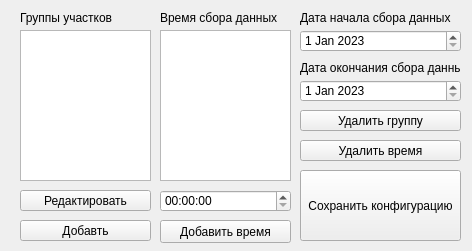
<?xml version="1.0" encoding="UTF-8"?>
<ui version="4.0">
 <class>listForm</class>
 <widget class="QWidget" name="listForm">
  <property name="geometry">
   <rect>
    <x>0</x>
    <y>0</y>
    <width>472</width>
    <height>251</height>
   </rect>
  </property>
  <property name="windowTitle">
   <string>Конфигурация анализа</string>
  </property>
  <property name="windowIcon">
   <iconset>
    <normaloff>:/icons/ico.ico</normaloff>:/icons/ico.ico</iconset>
  </property>
  <widget class="QPushButton" name="viewGroupButton">
   <property name="geometry">
    <rect>
     <x>20</x>
     <y>190</y>
     <width>131</width>
     <height>21</height>
    </rect>
   </property>
   <property name="text">
    <string>Редактировать</string>
   </property>
  </widget>
  <widget class="QDateEdit" name="dateEdit_2">
   <property name="geometry">
    <rect>
     <x>300</x>
     <y>80</y>
     <width>161</width>
     <height>22</height>
    </rect>
   </property>
   <property name="dateTime">
    <datetime>
     <hour>0</hour>
     <minute>0</minute>
     <second>0</second>
     <year>2023</year>
     <month>1</month>
     <day>1</day>
    </datetime>
   </property>
   <property name="minimumDate">
    <date>
     <year>2023</year>
     <month>1</month>
     <day>1</day>
    </date>
   </property>
  </widget>
  <widget class="QPushButton" name="addGroupButton">
   <property name="geometry">
    <rect>
     <x>20</x>
     <y>220</y>
     <width>131</width>
     <height>21</height>
    </rect>
   </property>
   <property name="text">
    <string>Добавть</string>
   </property>
  </widget>
  <widget class="QListWidget" name="groupList">
   <property name="geometry">
    <rect>
     <x>20</x>
     <y>30</y>
     <width>131</width>
     <height>151</height>
    </rect>
   </property>
  </widget>
  <widget class="QDateEdit" name="dateEdit">
   <property name="geometry">
    <rect>
     <x>300</x>
     <y>30</y>
     <width>161</width>
     <height>22</height>
    </rect>
   </property>
   <property name="dateTime">
    <datetime>
     <hour>0</hour>
     <minute>0</minute>
     <second>0</second>
     <year>2023</year>
     <month>1</month>
     <day>1</day>
    </datetime>
   </property>
   <property name="minimumDate">
    <date>
     <year>2023</year>
     <month>1</month>
     <day>1</day>
    </date>
   </property>
  </widget>
  <widget class="QLabel" name="label_7">
   <property name="geometry">
    <rect>
     <x>20</x>
     <y>10</y>
     <width>141</width>
     <height>16</height>
    </rect>
   </property>
   <property name="text">
    <string>&lt;html&gt;&lt;head/&gt;&lt;body&gt;&lt;p&gt;Группы участков&lt;/p&gt;&lt;/body&gt;&lt;/html&gt;</string>
   </property>
  </widget>
  <widget class="QListWidget" name="timeList">
   <property name="geometry">
    <rect>
     <x>160</x>
     <y>30</y>
     <width>131</width>
     <height>151</height>
    </rect>
   </property>
  </widget>
  <widget class="QPushButton" name="addTimeButton">
   <property name="geometry">
    <rect>
     <x>160</x>
     <y>220</y>
     <width>131</width>
     <height>23</height>
    </rect>
   </property>
   <property name="text">
    <string>Добавить время</string>
   </property>
  </widget>
  <widget class="QTimeEdit" name="timeEdit">
   <property name="geometry">
    <rect>
     <x>160</x>
     <y>190</y>
     <width>131</width>
     <height>22</height>
    </rect>
   </property>
  </widget>
  <widget class="QLabel" name="label_4">
   <property name="geometry">
    <rect>
     <x>160</x>
     <y>10</y>
     <width>141</width>
     <height>16</height>
    </rect>
   </property>
   <property name="text">
    <string>Время сбора данных</string>
   </property>
  </widget>
  <widget class="QLabel" name="label_5">
   <property name="geometry">
    <rect>
     <x>300</x>
     <y>10</y>
     <width>161</width>
     <height>16</height>
    </rect>
   </property>
   <property name="text">
    <string>Дата начала сбора данных</string>
   </property>
  </widget>
  <widget class="QLabel" name="label_6">
   <property name="geometry">
    <rect>
     <x>300</x>
     <y>60</y>
     <width>161</width>
     <height>16</height>
    </rect>
   </property>
   <property name="text">
    <string>Дата окончания сбора данных</string>
   </property>
  </widget>
  <widget class="QPushButton" name="saveButton">
   <property name="geometry">
    <rect>
     <x>300</x>
     <y>170</y>
     <width>161</width>
     <height>71</height>
    </rect>
   </property>
   <property name="text">
    <string>Сохранить конфигурацию</string>
   </property>
  </widget>
  <widget class="QPushButton" name="delAreaButton">
   <property name="geometry">
    <rect>
     <x>300</x>
     <y>110</y>
     <width>161</width>
     <height>21</height>
    </rect>
   </property>
   <property name="text">
    <string>Удалить группу</string>
   </property>
  </widget>
  <widget class="QPushButton" name="delTimeButton">
   <property name="geometry">
    <rect>
     <x>300</x>
     <y>140</y>
     <width>161</width>
     <height>21</height>
    </rect>
   </property>
   <property name="text">
    <string>Удалить время</string>
   </property>
  </widget>
 </widget>
 <resources/>
 <connections/>
</ui>
